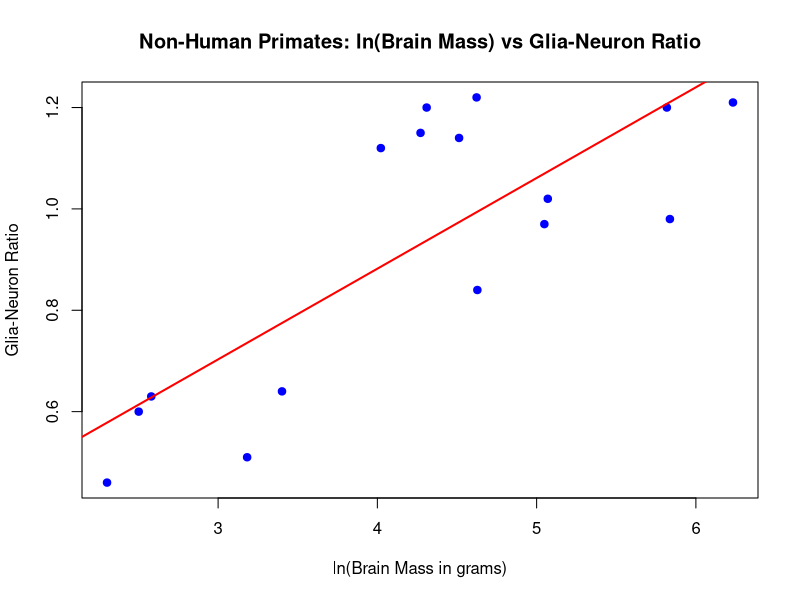
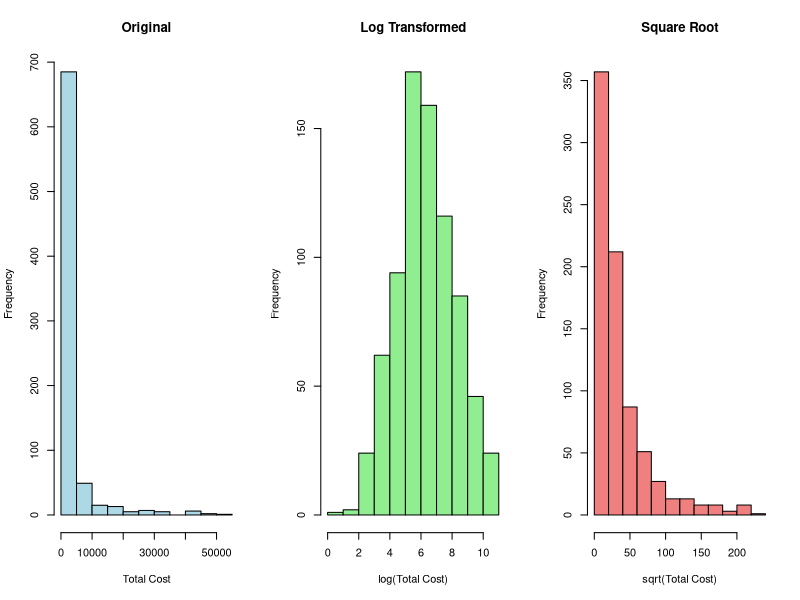
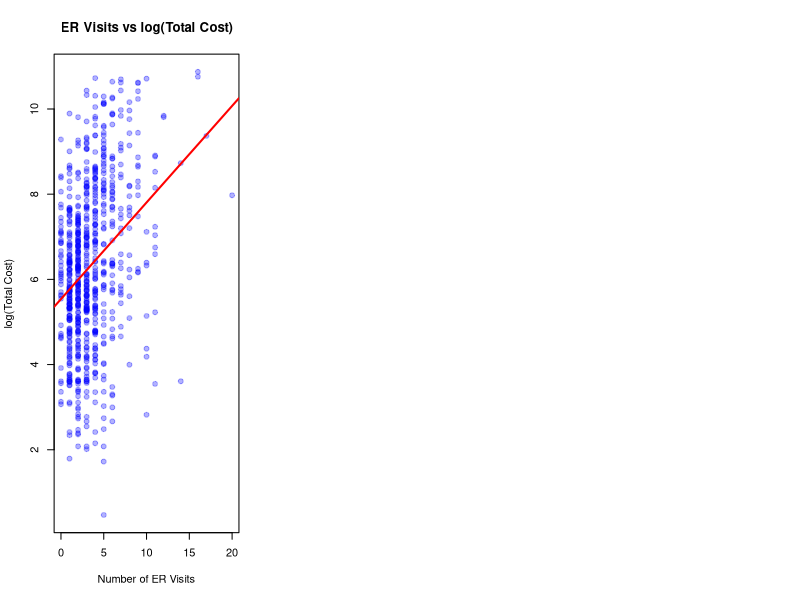

The R script that drew these images, in order:
## ---- chunk 1
knitr::opts_chunk$set(echo = TRUE, warning = FALSE, message = FALSE)
library(readxl)
## ---- chunk 2
blood_sugar <- c(125, 123, 117, 123, 115, 112, 128, 118, 124, 111, 116, 109, 125,
                 120, 113, 123, 112, 118, 121, 118, 122, 115, 105, 118, 131)

n_plus <- sum(blood_sugar > 120)
n_minus <- sum(blood_sugar < 120)
n <- n_plus + n_minus

p_value_sign <- pbinom(n_plus, size = n, prob = 0.5)
p_value_sign
## ---- chunk 3
wilcox_result <- wilcox.test(blood_sugar, mu = 120, alternative = "less", exact = FALSE)
wilcox_result
## ---- chunk 4
brain_data <- read_excel("Brain data.xlsx")
brain_data$`Brain mass (g)` <- as.numeric(brain_data$`Brain mass (g)`)
nonhuman <- brain_data[brain_data$Species != "Homo sapiens", ]
human <- brain_data[brain_data$Species == "Homo sapiens", ]
## ---- chunk 5
nonhuman$log_mass <- log(nonhuman$`Brain mass (g)`)

plot(nonhuman$log_mass, nonhuman$`Glia-neuron ratio`,
     xlab = "ln(Brain Mass in grams)", ylab = "Glia-Neuron Ratio",
     main = "Non-Human Primates: ln(Brain Mass) vs Glia-Neuron Ratio",
     pch = 19, col = "blue")

model <- lm(`Glia-neuron ratio` ~ log_mass, data = nonhuman)
abline(model, col = "red", lwd = 2)
## ---- chunk 6
coef_model <- coef(model)
coef_model
## ---- chunk 7
human_log_mass <- log(human$`Brain mass (g)`)
predicted <- predict(model, newdata = data.frame(log_mass = human_log_mass))
actual <- human$`Glia-neuron ratio`
## ---- chunk 8
pred_int <- predict(model, newdata = data.frame(log_mass = human_log_mass),
                    interval = "prediction", level = 0.95)
pred_int
## ---- chunk 9
range_mass <- range(nonhuman$`Brain mass (g)`)
range_mass
## ---- chunk 10
heart <- read.csv("HeartDisease.csv")
## ---- chunk 11
summary(heart[, c("totalcost", "age", "duration")])
## ---- chunk 12
# ERvisits (17 unique values)
cat("ERvisits - Range:", range(heart$ERvisits), " Mean:", round(mean(heart$ERvisits), 2), "\n")

# Interventions (32 unique values)
cat("Interventions - Range:", range(heart$interventions), " Mean:", round(mean(heart$interventions), 2), "\n")

# Comorbidities (32 unique values)
cat("Comorbidities - Range:", range(heart$comorbidities), " Mean:", round(mean(heart$comorbidities), 2), "\n")
## ---- chunk 13
# Drugs (9 unique values)
table(heart$drugs)

# Complications (3 unique values)
table(heart$complications)
## ---- chunk 14
table(heart$gender)
## ---- chunk 15
par(mfrow = c(1, 3))
hist(heart$totalcost, main = "Original", xlab = "Total Cost", col = "lightblue")
hist(log(heart$totalcost), main = "Log Transformed",
     xlab = "log(Total Cost)", col = "lightgreen")
hist(sqrt(heart$totalcost), main = "Square Root", xlab = "sqrt(Total Cost)", col = "lightcoral")
## ---- chunk 16
heart$log_cost <- ifelse(heart$totalcost > 0, log(heart$totalcost), NA)
## ---- chunk 17
heart$comp_bin <- ifelse(heart$complications == 0, 0, 1)
table(heart$comp_bin)
## ---- chunk 18
plot(heart$ERvisits, heart$log_cost,
     xlab = "Number of ER Visits", ylab = "log(Total Cost)",
     main = "ER Visits vs log(Total Cost)", pch = 19, col = rgb(0,0,1,0.3))

slr <- lm(log_cost ~ ERvisits, data = heart)
abline(slr, col = "red", lwd = 2)
summary(slr)
## ---- chunk 19
model_int <- lm(log_cost ~ ERvisits * comp_bin, data = heart)

model_int

summary(model_int)$coefficients
## ---- chunk 20
model_adj <- lm(log_cost ~ ERvisits + comp_bin, data = heart)
beta_crude <- coef(slr)["ERvisits"]
beta_adj <- coef(model_adj)["ERvisits"]
pct_change <- abs((beta_adj - beta_crude) / beta_crude) * 100
## ---- chunk 21
summary(model_adj)$coefficients["comp_bin", ]
## ---- chunk 22
mlr <- lm(log_cost ~ ERvisits + comp_bin + age + gender + duration, data = heart)
summary(mlr)
## ---- chunk 23
anova_result <- anova(slr, mlr)
anova_result
